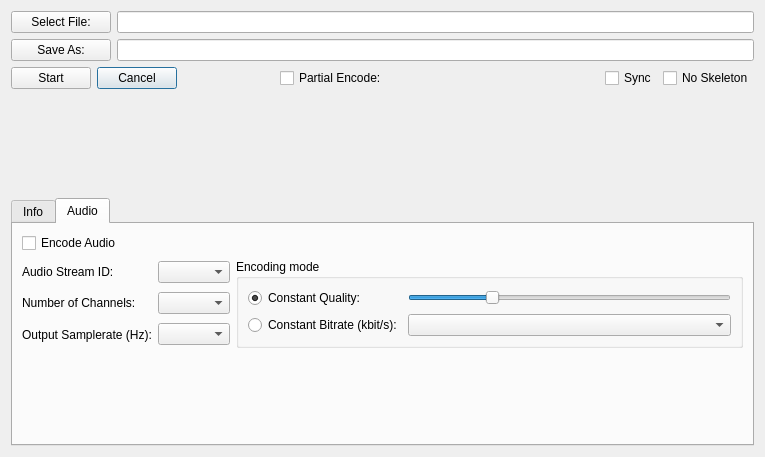
<?xml version="1.0" encoding="UTF-8"?>
<ui version="4.0">
 <class>Dialog</class>
 <widget class="QDialog" name="Dialog">
  <property name="geometry">
   <rect>
    <x>0</x>
    <y>0</y>
    <width>765</width>
    <height>457</height>
   </rect>
  </property>
  <property name="windowTitle">
   <string>qtheorafrontend</string>
  </property>
  <property name="windowIcon">
   <iconset resource="resources.qrc">
    <normaloff>:/app.png</normaloff>:/app.png</iconset>
  </property>
  <layout class="QVBoxLayout" name="verticalLayout">
   <item>
    <layout class="QGridLayout" name="gridLayout_1">
     <item row="0" column="0">
      <widget class="QPushButton" name="input_select">
       <property name="minimumSize">
        <size>
         <width>100</width>
         <height>0</height>
        </size>
       </property>
       <property name="text">
        <string>Select File:</string>
       </property>
       <property name="autoDefault">
        <bool>false</bool>
       </property>
      </widget>
     </item>
     <item row="1" column="0">
      <widget class="QPushButton" name="output_select">
       <property name="text">
        <string>Save As:</string>
       </property>
       <property name="autoDefault">
        <bool>false</bool>
       </property>
      </widget>
     </item>
     <item row="1" column="1">
      <widget class="QLineEdit" name="output"/>
     </item>
     <item row="0" column="1">
      <widget class="QLineEdit" name="input"/>
     </item>
    </layout>
   </item>
   <item>
    <layout class="QHBoxLayout" name="horizontalLayout">
     <item>
      <widget class="QPushButton" name="transcode">
       <property name="text">
        <string>Start</string>
       </property>
       <property name="autoDefault">
        <bool>false</bool>
       </property>
      </widget>
     </item>
     <item>
      <widget class="QPushButton" name="cancel">
       <property name="text">
        <string>Cancel</string>
       </property>
      </widget>
     </item>
     <item>
      <spacer name="horizontalSpacer">
       <property name="orientation">
        <enum>Qt::Horizontal</enum>
       </property>
       <property name="sizeHint" stdset="0">
        <size>
         <width>40</width>
         <height>20</height>
        </size>
       </property>
      </spacer>
     </item>
     <item>
      <widget class="QCheckBox" name="partial">
       <property name="text">
        <string>Partial Encode:</string>
       </property>
      </widget>
     </item>
     <item>
      <widget class="QTimeSpinBox" name="partial_start" native="true">
       <property name="minimumSize">
        <size>
         <width>100</width>
         <height>0</height>
        </size>
       </property>
      </widget>
     </item>
     <item>
      <widget class="QTimeSpinBox" name="partial_end" native="true">
       <property name="minimumSize">
        <size>
         <width>100</width>
         <height>0</height>
        </size>
       </property>
      </widget>
     </item>
     <item>
      <widget class="QCheckBox" name="sync">
       <property name="text">
        <string>Sync</string>
       </property>
      </widget>
     </item>
     <item>
      <widget class="QCheckBox" name="no_skeleton">
       <property name="text">
        <string>No Skeleton</string>
       </property>
      </widget>
     </item>
    </layout>
   </item>
   <item>
    <widget class="QLabel" name="status">
     <property name="text">
      <string/>
     </property>
    </widget>
   </item>
   <item>
    <spacer name="verticalSpacer">
     <property name="orientation">
      <enum>Qt::Vertical</enum>
     </property>
     <property name="sizeHint" stdset="0">
      <size>
       <width>20</width>
       <height>40</height>
      </size>
     </property>
    </spacer>
   </item>
   <item>
    <widget class="QTabWidget" name="tabWidget">
     <property name="currentIndex">
      <number>1</number>
     </property>
     <widget class="QWidget" name="info">
      <property name="sizePolicy">
       <sizepolicy hsizetype="Expanding" vsizetype="Expanding">
        <horstretch>0</horstretch>
        <verstretch>0</verstretch>
       </sizepolicy>
      </property>
      <attribute name="title">
       <string>Info</string>
      </attribute>
      <layout class="QGridLayout" name="gridLayout">
       <item row="0" column="1">
        <widget class="QLabel" name="info_duration">
         <property name="frameShape">
          <enum>QFrame::StyledPanel</enum>
         </property>
         <property name="frameShadow">
          <enum>QFrame::Sunken</enum>
         </property>
         <property name="text">
          <string/>
         </property>
        </widget>
       </item>
       <item row="0" column="2">
        <widget class="QLabel" name="label_5">
         <property name="text">
          <string>Bitrate:</string>
         </property>
        </widget>
       </item>
       <item row="0" column="3">
        <widget class="QLabel" name="info_bitrate">
         <property name="frameShape">
          <enum>QFrame::StyledPanel</enum>
         </property>
         <property name="frameShadow">
          <enum>QFrame::Sunken</enum>
         </property>
         <property name="text">
          <string/>
         </property>
        </widget>
       </item>
       <item row="0" column="4">
        <widget class="QLabel" name="label_3">
         <property name="text">
          <string>Size:</string>
         </property>
        </widget>
       </item>
       <item row="0" column="5" colspan="2">
        <widget class="QLabel" name="info_size">
         <property name="frameShape">
          <enum>QFrame::StyledPanel</enum>
         </property>
         <property name="frameShadow">
          <enum>QFrame::Sunken</enum>
         </property>
         <property name="text">
          <string/>
         </property>
        </widget>
       </item>
       <item row="1" column="0" colspan="7">
        <widget class="Line" name="line">
         <property name="orientation">
          <enum>Qt::Horizontal</enum>
         </property>
        </widget>
       </item>
       <item row="2" column="0">
        <widget class="QLabel" name="label">
         <property name="text">
          <string>Video Stream:</string>
         </property>
        </widget>
       </item>
       <item row="2" column="1">
        <widget class="QComboBox" name="info_video_stream"/>
       </item>
       <item row="3" column="0">
        <widget class="QLabel" name="label_7">
         <property name="text">
          <string>Video Codec:</string>
         </property>
        </widget>
       </item>
       <item row="3" column="1">
        <widget class="QLabel" name="info_video_codec">
         <property name="frameShape">
          <enum>QFrame::StyledPanel</enum>
         </property>
         <property name="frameShadow">
          <enum>QFrame::Sunken</enum>
         </property>
         <property name="text">
          <string/>
         </property>
        </widget>
       </item>
       <item row="3" column="2">
        <widget class="QLabel" name="label_9">
         <property name="text">
          <string>Height:</string>
         </property>
        </widget>
       </item>
       <item row="3" column="3">
        <widget class="QLabel" name="info_video_height">
         <property name="frameShape">
          <enum>QFrame::StyledPanel</enum>
         </property>
         <property name="frameShadow">
          <enum>QFrame::Sunken</enum>
         </property>
         <property name="text">
          <string/>
         </property>
        </widget>
       </item>
       <item row="3" column="4" colspan="2">
        <widget class="QLabel" name="label_11">
         <property name="text">
          <string>Pixel Aspect Ratio:</string>
         </property>
        </widget>
       </item>
       <item row="3" column="6">
        <widget class="QLabel" name="info_video_pixel_aspect_ratio">
         <property name="frameShape">
          <enum>QFrame::StyledPanel</enum>
         </property>
         <property name="frameShadow">
          <enum>QFrame::Sunken</enum>
         </property>
         <property name="text">
          <string/>
         </property>
        </widget>
       </item>
       <item row="4" column="0">
        <widget class="QLabel" name="label_13">
         <property name="text">
          <string>Video Bitrate:</string>
         </property>
        </widget>
       </item>
       <item row="4" column="1">
        <widget class="QLabel" name="info_video_bitrate">
         <property name="frameShape">
          <enum>QFrame::StyledPanel</enum>
         </property>
         <property name="frameShadow">
          <enum>QFrame::Sunken</enum>
         </property>
         <property name="text">
          <string/>
         </property>
        </widget>
       </item>
       <item row="4" column="2">
        <widget class="QLabel" name="label_15">
         <property name="text">
          <string>Width:</string>
         </property>
        </widget>
       </item>
       <item row="4" column="3">
        <widget class="QLabel" name="info_video_width">
         <property name="frameShape">
          <enum>QFrame::StyledPanel</enum>
         </property>
         <property name="frameShadow">
          <enum>QFrame::Sunken</enum>
         </property>
         <property name="text">
          <string/>
         </property>
        </widget>
       </item>
       <item row="4" column="4" colspan="2">
        <widget class="QLabel" name="label_17">
         <property name="text">
          <string>Display Aspect Ratio:</string>
         </property>
        </widget>
       </item>
       <item row="4" column="6">
        <widget class="QLabel" name="info_video_display_aspect_ratio">
         <property name="frameShape">
          <enum>QFrame::StyledPanel</enum>
         </property>
         <property name="frameShadow">
          <enum>QFrame::Sunken</enum>
         </property>
         <property name="text">
          <string/>
         </property>
        </widget>
       </item>
       <item row="5" column="0">
        <widget class="QLabel" name="label_19">
         <property name="text">
          <string>Pixel Format:</string>
         </property>
        </widget>
       </item>
       <item row="5" column="1">
        <widget class="QLabel" name="info_video_pixel_format">
         <property name="frameShape">
          <enum>QFrame::StyledPanel</enum>
         </property>
         <property name="frameShadow">
          <enum>QFrame::Sunken</enum>
         </property>
         <property name="text">
          <string/>
         </property>
        </widget>
       </item>
       <item row="5" column="2">
        <widget class="QLabel" name="label_21">
         <property name="text">
          <string>Framerate:</string>
         </property>
        </widget>
       </item>
       <item row="5" column="3">
        <widget class="QLabel" name="info_video_framerate">
         <property name="frameShape">
          <enum>QFrame::StyledPanel</enum>
         </property>
         <property name="frameShadow">
          <enum>QFrame::Sunken</enum>
         </property>
         <property name="text">
          <string/>
         </property>
        </widget>
       </item>
       <item row="6" column="0" colspan="7">
        <widget class="Line" name="line_2">
         <property name="orientation">
          <enum>Qt::Horizontal</enum>
         </property>
        </widget>
       </item>
       <item row="7" column="0">
        <widget class="QLabel" name="label_4">
         <property name="text">
          <string>Audio Stream:</string>
         </property>
        </widget>
       </item>
       <item row="7" column="1">
        <widget class="QComboBox" name="info_audio_stream"/>
       </item>
       <item row="8" column="0">
        <widget class="QLabel" name="label_23">
         <property name="text">
          <string>Audio Codec:</string>
         </property>
        </widget>
       </item>
       <item row="8" column="1">
        <widget class="QLabel" name="info_audio_codec">
         <property name="frameShape">
          <enum>QFrame::StyledPanel</enum>
         </property>
         <property name="frameShadow">
          <enum>QFrame::Sunken</enum>
         </property>
         <property name="text">
          <string/>
         </property>
        </widget>
       </item>
       <item row="8" column="2">
        <widget class="QLabel" name="label_25">
         <property name="text">
          <string>Samplerate:</string>
         </property>
        </widget>
       </item>
       <item row="8" column="3">
        <widget class="QLabel" name="info_audio_samplerate">
         <property name="frameShape">
          <enum>QFrame::StyledPanel</enum>
         </property>
         <property name="frameShadow">
          <enum>QFrame::Sunken</enum>
         </property>
         <property name="text">
          <string/>
         </property>
        </widget>
       </item>
       <item row="9" column="0">
        <widget class="QLabel" name="label_27">
         <property name="text">
          <string>Audio Bitrate:</string>
         </property>
        </widget>
       </item>
       <item row="9" column="1">
        <widget class="QLabel" name="info_audio_bitrate">
         <property name="frameShape">
          <enum>QFrame::StyledPanel</enum>
         </property>
         <property name="frameShadow">
          <enum>QFrame::Sunken</enum>
         </property>
         <property name="text">
          <string/>
         </property>
        </widget>
       </item>
       <item row="9" column="2">
        <widget class="QLabel" name="label_29">
         <property name="text">
          <string>Channels:</string>
         </property>
        </widget>
       </item>
       <item row="9" column="3">
        <widget class="QLabel" name="info_audio_channels">
         <property name="frameShape">
          <enum>QFrame::StyledPanel</enum>
         </property>
         <property name="frameShadow">
          <enum>QFrame::Sunken</enum>
         </property>
         <property name="text">
          <string/>
         </property>
        </widget>
       </item>
       <item row="0" column="0">
        <widget class="QLabel" name="label_2">
         <property name="text">
          <string>Duration:</string>
         </property>
        </widget>
       </item>
      </layout>
     </widget>
     <widget class="QWidget" name="audio">
      <attribute name="title">
       <string>Audio</string>
      </attribute>
      <layout class="QVBoxLayout" name="verticalLayout_2">
       <item>
        <widget class="QCheckBox" name="audio_encode">
         <property name="enabled">
          <bool>true</bool>
         </property>
         <property name="text">
          <string>Encode Audio</string>
         </property>
        </widget>
       </item>
       <item>
        <layout class="QGridLayout" name="audio_options_layout">
         <item row="1" column="0">
          <widget class="QLabel" name="label_16">
           <property name="enabled">
            <bool>true</bool>
           </property>
           <property name="text">
            <string>Audio Stream ID:</string>
           </property>
          </widget>
         </item>
         <item row="1" column="1">
          <widget class="QComboBox" name="audio_stream">
           <property name="enabled">
            <bool>true</bool>
           </property>
          </widget>
         </item>
         <item row="2" column="0">
          <widget class="QLabel" name="label_12">
           <property name="enabled">
            <bool>true</bool>
           </property>
           <property name="text">
            <string>Number of Channels:</string>
           </property>
          </widget>
         </item>
         <item row="3" column="0">
          <widget class="QLabel" name="label_14">
           <property name="enabled">
            <bool>true</bool>
           </property>
           <property name="text">
            <string>Output Samplerate (Hz):</string>
           </property>
          </widget>
         </item>
         <item row="2" column="1">
          <widget class="QComboBox" name="audio_channels">
           <property name="enabled">
            <bool>true</bool>
           </property>
          </widget>
         </item>
         <item row="3" column="1">
          <widget class="QComboBox" name="audio_samplerate">
           <property name="enabled">
            <bool>true</bool>
           </property>
          </widget>
         </item>
         <item row="1" column="2" rowspan="3">
          <widget class="QGroupBox" name="groupBox">
           <property name="enabled">
            <bool>true</bool>
           </property>
           <property name="title">
            <string>Encoding mode</string>
           </property>
           <layout class="QGridLayout" name="gridLayout_3">
            <item row="0" column="0">
             <widget class="QRadioButton" name="audio_const_quality">
              <property name="text">
               <string>Constant Quality:</string>
              </property>
              <property name="checked">
               <bool>true</bool>
              </property>
             </widget>
            </item>
            <item row="1" column="0">
             <widget class="QRadioButton" name="audio_const_bitrate">
              <property name="text">
               <string>Constant Bitrate (kbit/s):</string>
              </property>
             </widget>
            </item>
            <item row="0" column="1">
             <widget class="QSlider" name="audio_quality">
              <property name="minimum">
               <number>-2</number>
              </property>
              <property name="maximum">
               <number>10</number>
              </property>
              <property name="value">
               <number>1</number>
              </property>
              <property name="orientation">
               <enum>Qt::Horizontal</enum>
              </property>
              <property name="tickPosition">
               <enum>QSlider::NoTicks</enum>
              </property>
              <property name="tickInterval">
               <number>1</number>
              </property>
             </widget>
            </item>
            <item row="1" column="1">
             <widget class="QComboBox" name="audio_bitrate"/>
            </item>
           </layout>
          </widget>
         </item>
        </layout>
       </item>
       <item>
        <spacer name="verticalSpacer_2">
         <property name="orientation">
          <enum>Qt::Vertical</enum>
         </property>
         <property name="sizeHint" stdset="0">
          <size>
           <width>20</width>
           <height>40</height>
          </size>
         </property>
        </spacer>
       </item>
      </layout>
     </widget>
    </widget>
   </item>
  </layout>
 </widget>
 <customwidgets>
  <customwidget>
   <class>QTimeSpinBox</class>
   <extends>QWidget</extends>
   <header>qtimespinbox.h</header>
  </customwidget>
 </customwidgets>
 <resources>
  <include location="resources.qrc"/>
 </resources>
 <connections/>
</ui>
